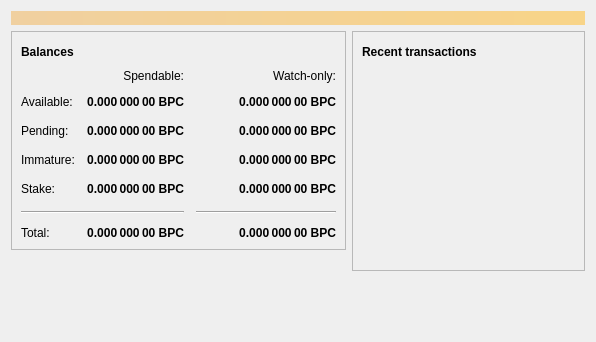
<?xml version="1.0" encoding="UTF-8"?>
<ui version="4.0">
 <class>OverviewPage</class>
 <widget class="QWidget" name="OverviewPage">
  <property name="geometry">
   <rect>
    <x>0</x>
    <y>0</y>
    <width>596</width>
    <height>342</height>
   </rect>
  </property>
  <property name="windowTitle">
   <string>Form</string>
  </property>
  <layout class="QVBoxLayout" name="topLayout">
   <item>
    <widget class="QLabel" name="labelAlerts">
     <property name="visible">
      <bool>false</bool>
     </property>
     <property name="styleSheet">
      <string notr="true">QLabel { background-color: qlineargradient(x1: 0, y1: 0, x2: 1, y2: 0, stop:0 #F0D0A0, stop:1 #F8D488); color:#000000; }</string>
     </property>
     <property name="wordWrap">
      <bool>true</bool>
     </property>
     <property name="margin">
      <number>3</number>
     </property>
     <property name="textInteractionFlags">
      <set>Qt::TextSelectableByMouse</set>
     </property>
    </widget>
   </item>
   <item>
    <layout class="QHBoxLayout" name="horizontalLayout" stretch="1,1">
     <item>
      <layout class="QVBoxLayout" name="verticalLayout_2">
       <item>
        <widget class="QFrame" name="frame">
         <property name="frameShape">
          <enum>QFrame::StyledPanel</enum>
         </property>
         <property name="frameShadow">
          <enum>QFrame::Raised</enum>
         </property>
         <layout class="QVBoxLayout" name="verticalLayout_4">
          <item>
           <layout class="QHBoxLayout" name="horizontalLayout_4">
            <item>
             <widget class="QLabel" name="label_5">
              <property name="font">
               <font>
                <weight>75</weight>
                <bold>true</bold>
               </font>
              </property>
              <property name="text">
               <string>Balances</string>
              </property>
             </widget>
            </item>
            <item>
             <widget class="QPushButton" name="labelWalletStatus">
              <property name="enabled">
               <bool>true</bool>
              </property>
              <property name="maximumSize">
               <size>
                <width>30</width>
                <height>16777215</height>
               </size>
              </property>
              <property name="toolTip">
               <string>The displayed information may be out of date. Your wallet automatically synchronizes with the Bitcoin network after a connection is established, but this process has not completed yet.</string>
              </property>
              <property name="text">
               <string/>
              </property>
              <property name="icon">
               <iconset resource="../bitcoin.qrc">
                <normaloff>:/icons/warning</normaloff>
                <disabledoff>:/icons/warning</disabledoff>:/icons/warning</iconset>
              </property>
              <property name="iconSize">
               <size>
                <width>24</width>
                <height>24</height>
               </size>
              </property>
              <property name="flat">
               <bool>true</bool>
              </property>
             </widget>
            </item>
            <item>
             <spacer name="horizontalSpacer_3">
              <property name="orientation">
               <enum>Qt::Horizontal</enum>
              </property>
              <property name="sizeHint" stdset="0">
               <size>
                <width>40</width>
                <height>20</height>
               </size>
              </property>
             </spacer>
            </item>
           </layout>
          </item>
          <item>
           <layout class="QGridLayout" name="gridLayout">
            <property name="spacing">
             <number>12</number>
            </property>
            <item row="2" column="2">
             <widget class="QLabel" name="labelWatchPending">
              <property name="font">
               <font>
                <weight>75</weight>
                <bold>true</bold>
               </font>
              </property>
              <property name="cursor">
               <cursorShape>IBeamCursor</cursorShape>
              </property>
              <property name="toolTip">
               <string>Unconfirmed transactions to watch-only addresses</string>
              </property>
              <property name="text">
               <string notr="true">0.000 000 00 BPC</string>
              </property>
              <property name="alignment">
               <set>Qt::AlignRight|Qt::AlignTrailing|Qt::AlignVCenter</set>
              </property>
              <property name="textInteractionFlags">
               <set>Qt::LinksAccessibleByMouse|Qt::TextSelectableByKeyboard|Qt::TextSelectableByMouse</set>
              </property>
             </widget>
            </item>
            <item row="2" column="1">
             <widget class="QLabel" name="labelUnconfirmed">
              <property name="font">
               <font>
                <weight>75</weight>
                <bold>true</bold>
               </font>
              </property>
              <property name="cursor">
               <cursorShape>IBeamCursor</cursorShape>
              </property>
              <property name="toolTip">
               <string>Total of transactions that have yet to be confirmed, and do not yet count toward the spendable balance</string>
              </property>
              <property name="text">
               <string notr="true">0.000 000 00 BPC</string>
              </property>
              <property name="alignment">
               <set>Qt::AlignRight|Qt::AlignTrailing|Qt::AlignVCenter</set>
              </property>
              <property name="textInteractionFlags">
               <set>Qt::LinksAccessibleByMouse|Qt::TextSelectableByKeyboard|Qt::TextSelectableByMouse</set>
              </property>
             </widget>
            </item>
            <item row="3" column="2">
             <widget class="QLabel" name="labelWatchImmature">
              <property name="font">
               <font>
                <weight>75</weight>
                <bold>true</bold>
               </font>
              </property>
              <property name="cursor">
               <cursorShape>IBeamCursor</cursorShape>
              </property>
              <property name="toolTip">
               <string>Mined balance in watch-only addresses that has not yet matured</string>
              </property>
              <property name="text">
               <string notr="true">0.000 000 00 BPC</string>
              </property>
              <property name="alignment">
               <set>Qt::AlignRight|Qt::AlignTrailing|Qt::AlignVCenter</set>
              </property>
              <property name="textInteractionFlags">
               <set>Qt::LinksAccessibleByMouse|Qt::TextSelectableByKeyboard|Qt::TextSelectableByMouse</set>
              </property>
             </widget>
            </item>
            <item row="5" column="0" colspan="2">
             <widget class="Line" name="line">
              <property name="orientation">
               <enum>Qt::Horizontal</enum>
              </property>
             </widget>
            </item>
            <item row="5" column="2">
             <widget class="Line" name="lineWatchBalance">
              <property name="sizePolicy">
               <sizepolicy hsizetype="Preferred" vsizetype="Fixed">
                <horstretch>0</horstretch>
                <verstretch>0</verstretch>
               </sizepolicy>
              </property>
              <property name="minimumSize">
               <size>
                <width>140</width>
                <height>0</height>
               </size>
              </property>
              <property name="orientation">
               <enum>Qt::Horizontal</enum>
              </property>
             </widget>
            </item>
            <item row="6" column="0">
             <widget class="QLabel" name="labelTotalText">
              <property name="text">
               <string>Total:</string>
              </property>
             </widget>
            </item>
            <item row="3" column="1">
             <widget class="QLabel" name="labelImmature">
              <property name="font">
               <font>
                <weight>75</weight>
                <bold>true</bold>
               </font>
              </property>
              <property name="cursor">
               <cursorShape>IBeamCursor</cursorShape>
              </property>
              <property name="toolTip">
               <string>Mined balance that has not yet matured</string>
              </property>
              <property name="text">
               <string notr="true">0.000 000 00 BPC</string>
              </property>
              <property name="alignment">
               <set>Qt::AlignRight|Qt::AlignTrailing|Qt::AlignVCenter</set>
              </property>
              <property name="textInteractionFlags">
               <set>Qt::LinksAccessibleByMouse|Qt::TextSelectableByKeyboard|Qt::TextSelectableByMouse</set>
              </property>
             </widget>
            </item>
            <item row="2" column="3">
             <spacer name="horizontalSpacer_2">
              <property name="orientation">
               <enum>Qt::Horizontal</enum>
              </property>
              <property name="sizeHint" stdset="0">
               <size>
                <width>40</width>
                <height>20</height>
               </size>
              </property>
             </spacer>
            </item>
            <item row="3" column="0">
             <widget class="QLabel" name="labelImmatureText">
              <property name="text">
               <string>Immature:</string>
              </property>
             </widget>
            </item>
            <item row="4" column="1">
             <widget class="QLabel" name="labelStake">
              <property name="font">
               <font>
                <weight>75</weight>
                <bold>true</bold>
               </font>
              </property>
              <property name="cursor">
               <cursorShape>IBeamCursor</cursorShape>
              </property>
              <property name="toolTip">
               <string>Stake</string>
              </property>
              <property name="text">
               <string notr="true">0.000 000 00 BPC</string>
              </property>
              <property name="alignment">
               <set>Qt::AlignRight|Qt::AlignTrailing|Qt::AlignVCenter</set>
              </property>
              <property name="textInteractionFlags">
               <set>Qt::LinksAccessibleByMouse|Qt::TextSelectableByKeyboard|Qt::TextSelectableByMouse</set>
              </property>
             </widget>
            </item>
            <item row="4" column="3">
             <spacer name="horizontalSpacer_4">
              <property name="orientation">
               <enum>Qt::Horizontal</enum>
              </property>
              <property name="sizeHint" stdset="0">
               <size>
                <width>40</width>
                <height>20</height>
               </size>
              </property>
             </spacer>
            </item>
            <item row="4" column="0">
             <widget class="QLabel" name="labelStakeText">
              <property name="text">
                <string>Stake:</string>
              </property>
             </widget>
            </item>
            <item row="4" column="2">
             <widget class="QLabel" name="labelWatchStake">
              <property name="font">
               <font>
                <weight>75</weight>
                <bold>true</bold>
               </font>
              </property>
              <property name="cursor">
               <cursorShape>IBeamCursor</cursorShape>
              </property>
              <property name="toolTip">
               <string>Watch Stake</string>
              </property>
              <property name="text">
               <string notr="true">0.000 000 00 BPC</string>
              </property>
              <property name="alignment">
               <set>Qt::AlignRight|Qt::AlignTrailing|Qt::AlignVCenter</set>
              </property>
              <property name="textInteractionFlags">
               <set>Qt::LinksAccessibleByMouse|Qt::TextSelectableByKeyboard|Qt::TextSelectableByMouse</set>
              </property>
             </widget>
            </item>
            <item row="6" column="1">
             <widget class="QLabel" name="labelTotal">
              <property name="font">
               <font>
                <weight>75</weight>
                <bold>true</bold>
               </font>
              </property>
              <property name="cursor">
               <cursorShape>IBeamCursor</cursorShape>
              </property>
              <property name="toolTip">
               <string>Your current total balance</string>
              </property>
              <property name="text">
               <string notr="true">0.000 000 00 BPC</string>
              </property>
              <property name="alignment">
               <set>Qt::AlignRight|Qt::AlignTrailing|Qt::AlignVCenter</set>
              </property>
              <property name="textInteractionFlags">
               <set>Qt::LinksAccessibleByMouse|Qt::TextSelectableByKeyboard|Qt::TextSelectableByMouse</set>
              </property>
             </widget>
            </item>
            <item row="6" column="2">
             <widget class="QLabel" name="labelWatchTotal">
              <property name="font">
               <font>
                <weight>75</weight>
                <bold>true</bold>
               </font>
              </property>
              <property name="cursor">
               <cursorShape>IBeamCursor</cursorShape>
              </property>
              <property name="toolTip">
               <string>Current total balance in watch-only addresses</string>
              </property>
              <property name="text">
               <string notr="true">0.000 000 00 BPC</string>
              </property>
              <property name="alignment">
               <set>Qt::AlignRight|Qt::AlignTrailing|Qt::AlignVCenter</set>
              </property>
              <property name="textInteractionFlags">
               <set>Qt::LinksAccessibleByMouse|Qt::TextSelectableByKeyboard|Qt::TextSelectableByMouse</set>
              </property>
             </widget>
            </item>
            <item row="0" column="2">
             <widget class="QLabel" name="labelWatchonly">
              <property name="text">
               <string>Watch-only:</string>
              </property>
              <property name="alignment">
               <set>Qt::AlignRight|Qt::AlignTrailing|Qt::AlignVCenter</set>
              </property>
             </widget>
            </item>
            <item row="1" column="0">
             <widget class="QLabel" name="labelBalanceText">
              <property name="text">
               <string>Available:</string>
              </property>
             </widget>
            </item>
            <item row="1" column="1">
             <widget class="QLabel" name="labelBalance">
              <property name="font">
               <font>
                <weight>75</weight>
                <bold>true</bold>
               </font>
              </property>
              <property name="cursor">
               <cursorShape>IBeamCursor</cursorShape>
              </property>
              <property name="toolTip">
               <string>Your current spendable balance</string>
              </property>
              <property name="text">
               <string notr="true">0.000 000 00 BPC</string>
              </property>
              <property name="alignment">
               <set>Qt::AlignRight|Qt::AlignTrailing|Qt::AlignVCenter</set>
              </property>
              <property name="textInteractionFlags">
               <set>Qt::LinksAccessibleByMouse|Qt::TextSelectableByKeyboard|Qt::TextSelectableByMouse</set>
              </property>
             </widget>
            </item>
            <item row="1" column="2">
             <widget class="QLabel" name="labelWatchAvailable">
              <property name="font">
               <font>
                <weight>75</weight>
                <bold>true</bold>
               </font>
              </property>
              <property name="cursor">
               <cursorShape>IBeamCursor</cursorShape>
              </property>
              <property name="toolTip">
               <string>Your current balance in watch-only addresses</string>
              </property>
              <property name="text">
               <string notr="true">0.000 000 00 BPC</string>
              </property>
              <property name="alignment">
               <set>Qt::AlignRight|Qt::AlignTrailing|Qt::AlignVCenter</set>
              </property>
              <property name="textInteractionFlags">
               <set>Qt::LinksAccessibleByMouse|Qt::TextSelectableByKeyboard|Qt::TextSelectableByMouse</set>
              </property>
             </widget>
            </item>
            <item row="2" column="0">
             <widget class="QLabel" name="labelPendingText">
              <property name="text">
               <string>Pending:</string>
              </property>
             </widget>
            </item>
            <item row="0" column="1">
             <widget class="QLabel" name="labelSpendable">
              <property name="text">
               <string>Spendable:</string>
              </property>
              <property name="alignment">
               <set>Qt::AlignRight|Qt::AlignTrailing|Qt::AlignVCenter</set>
              </property>
             </widget>
            </item>
           </layout>
          </item>
         </layout>
        </widget>
       </item>
       <item>
        <spacer name="verticalSpacer">
         <property name="orientation">
          <enum>Qt::Vertical</enum>
         </property>
         <property name="sizeHint" stdset="0">
          <size>
           <width>20</width>
           <height>40</height>
          </size>
         </property>
        </spacer>
       </item>
      </layout>
     </item>
     <item>
      <layout class="QVBoxLayout" name="verticalLayout_3">
       <item>
        <widget class="QFrame" name="frame_2">
         <property name="frameShape">
          <enum>QFrame::StyledPanel</enum>
         </property>
         <property name="frameShadow">
          <enum>QFrame::Raised</enum>
         </property>
         <layout class="QVBoxLayout" name="verticalLayout">
          <item>
           <layout class="QHBoxLayout" name="horizontalLayout_2">
            <item>
             <widget class="QLabel" name="label_4">
              <property name="font">
               <font>
                <weight>75</weight>
                <bold>true</bold>
               </font>
              </property>
              <property name="text">
               <string>Recent transactions</string>
              </property>
             </widget>
            </item>
            <item>
             <widget class="QPushButton" name="labelTransactionsStatus">
              <property name="enabled">
               <bool>true</bool>
              </property>
              <property name="maximumSize">
               <size>
                <width>30</width>
                <height>16777215</height>
               </size>
              </property>
              <property name="toolTip">
               <string>The displayed information may be out of date. Your wallet automatically synchronizes with the Bitcoin network after a connection is established, but this process has not completed yet.</string>
              </property>
              <property name="text">
               <string/>
              </property>
              <property name="icon">
               <iconset resource="../bitcoin.qrc">
                <normaloff>:/icons/warning</normaloff>
                <disabledoff>:/icons/warning</disabledoff>:/icons/warning</iconset>
              </property>
              <property name="iconSize">
               <size>
                <width>24</width>
                <height>24</height>
               </size>
              </property>
              <property name="flat">
               <bool>true</bool>
              </property>
             </widget>
            </item>
            <item>
             <spacer name="horizontalSpacer">
              <property name="orientation">
               <enum>Qt::Horizontal</enum>
              </property>
              <property name="sizeHint" stdset="0">
               <size>
                <width>40</width>
                <height>20</height>
               </size>
              </property>
             </spacer>
            </item>
           </layout>
          </item>
          <item>
           <widget class="QListView" name="listTransactions">
            <property name="styleSheet">
             <string notr="true">QListView { background: transparent; }</string>
            </property>
            <property name="frameShape">
             <enum>QFrame::NoFrame</enum>
            </property>
            <property name="verticalScrollBarPolicy">
             <enum>Qt::ScrollBarAlwaysOff</enum>
            </property>
            <property name="horizontalScrollBarPolicy">
             <enum>Qt::ScrollBarAlwaysOff</enum>
            </property>
            <property name="selectionMode">
             <enum>QAbstractItemView::NoSelection</enum>
            </property>
           </widget>
          </item>
         </layout>
        </widget>
       </item>
       <item>
        <spacer name="verticalSpacer_2">
         <property name="orientation">
          <enum>Qt::Vertical</enum>
         </property>
         <property name="sizeHint" stdset="0">
          <size>
           <width>20</width>
           <height>40</height>
          </size>
         </property>
        </spacer>
       </item>
      </layout>
     </item>
    </layout>
   </item>
  </layout>
 </widget>
 <resources/>
 <connections/>
</ui>
